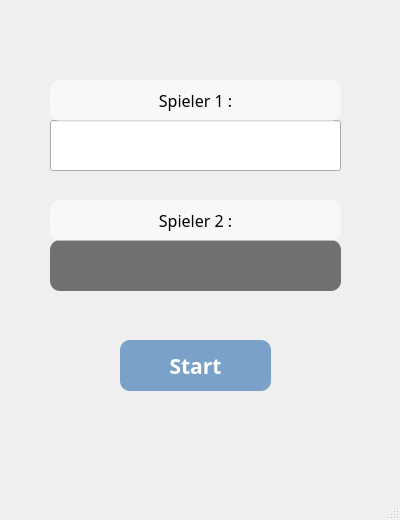
<?xml version="1.0" encoding="UTF-8"?>
<ui version="4.0">
 <class>MainWindow</class>
 <widget class="QMainWindow" name="MainWindow">
  <property name="geometry">
   <rect>
    <x>0</x>
    <y>0</y>
    <width>400</width>
    <height>520</height>
   </rect>
  </property>
  <property name="minimumSize">
   <size>
    <width>400</width>
    <height>520</height>
   </size>
  </property>
  <property name="windowTitle">
   <string>MainWindow</string>
  </property>
  <widget class="QWidget" name="centralwidget">
   <widget class="QLineEdit" name="lineEdit">
    <property name="geometry">
     <rect>
      <x>50</x>
      <y>120</y>
      <width>291</width>
      <height>51</height>
     </rect>
    </property>
    <property name="font">
     <font>
      <family>Algerian</family>
      <pointsize>16</pointsize>
      <weight>50</weight>
      <bold>false</bold>
     </font>
    </property>
    <property name="focusPolicy">
     <enum>Qt::WheelFocus</enum>
    </property>
    <property name="styleSheet">
     <string notr="true"/>
    </property>
    <property name="text">
     <string/>
    </property>
    <property name="alignment">
     <set>Qt::AlignCenter</set>
    </property>
   </widget>
   <widget class="QLabel" name="label">
    <property name="geometry">
     <rect>
      <x>50</x>
      <y>80</y>
      <width>291</width>
      <height>41</height>
     </rect>
    </property>
    <property name="font">
     <font>
      <family>Lucida Handwriting</family>
      <pointsize>12</pointsize>
      <weight>50</weight>
      <bold>false</bold>
     </font>
    </property>
    <property name="contextMenuPolicy">
     <enum>Qt::NoContextMenu</enum>
    </property>
    <property name="layoutDirection">
     <enum>Qt::LeftToRight</enum>
    </property>
    <property name="styleSheet">
     <string notr="true">border-radius:10px;background-color:rgba(255, 255, 255, 0.54);</string>
    </property>
    <property name="text">
     <string>Spieler 1 :</string>
    </property>
    <property name="alignment">
     <set>Qt::AlignCenter</set>
    </property>
   </widget>
   <widget class="QLineEdit" name="lineEdit_2">
    <property name="geometry">
     <rect>
      <x>50</x>
      <y>240</y>
      <width>291</width>
      <height>51</height>
     </rect>
    </property>
    <property name="font">
     <font>
      <family>Algerian</family>
      <pointsize>16</pointsize>
      <weight>50</weight>
      <bold>false</bold>
     </font>
    </property>
    <property name="styleSheet">
     <string notr="true">QLineEdit{border-radius:10px;background-color:rgba(10, 10, 10, 0.55); color :white;}
QLineEdit:focus{border:2px solid white;background-color:rgba(69, 69, 10, 69.55); }</string>
    </property>
    <property name="text">
     <string/>
    </property>
    <property name="alignment">
     <set>Qt::AlignCenter</set>
    </property>
   </widget>
   <widget class="QLabel" name="label_2">
    <property name="geometry">
     <rect>
      <x>50</x>
      <y>200</y>
      <width>291</width>
      <height>41</height>
     </rect>
    </property>
    <property name="font">
     <font>
      <family>Lucida Handwriting</family>
      <pointsize>12</pointsize>
      <weight>50</weight>
      <bold>false</bold>
     </font>
    </property>
    <property name="contextMenuPolicy">
     <enum>Qt::NoContextMenu</enum>
    </property>
    <property name="layoutDirection">
     <enum>Qt::LeftToRight</enum>
    </property>
    <property name="styleSheet">
     <string notr="true">border-radius:10px;background-color:rgba(255, 255, 255, 0.54);</string>
    </property>
    <property name="text">
     <string>Spieler 2 :</string>
    </property>
    <property name="alignment">
     <set>Qt::AlignCenter</set>
    </property>
   </widget>
   <widget class="QPushButton" name="btnStart">
    <property name="geometry">
     <rect>
      <x>120</x>
      <y>340</y>
      <width>151</width>
      <height>51</height>
     </rect>
    </property>
    <property name="font">
     <font>
      <family>Century Gothic</family>
      <pointsize>16</pointsize>
      <weight>75</weight>
      <bold>true</bold>
     </font>
    </property>
    <property name="styleSheet">
     <string notr="true">QPushButton{border-style: solid; border-radius: 10px; background-color:rgba(26, 97, 168, 0.55); color:white;}
QPushButton:Hover{  background-color: rgba(255,255, 255, 0.55); color: black; border: 2px solid rgba(26, 97, 168, 0.99);}</string>
    </property>
    <property name="text">
     <string>Start</string>
    </property>
   </widget>
  </widget>
  <widget class="QMenuBar" name="menubar">
   <property name="geometry">
    <rect>
     <x>0</x>
     <y>0</y>
     <width>400</width>
     <height>26</height>
    </rect>
   </property>
  </widget>
  <widget class="QStatusBar" name="statusbar"/>
 </widget>
 <resources/>
 <connections/>
</ui>
